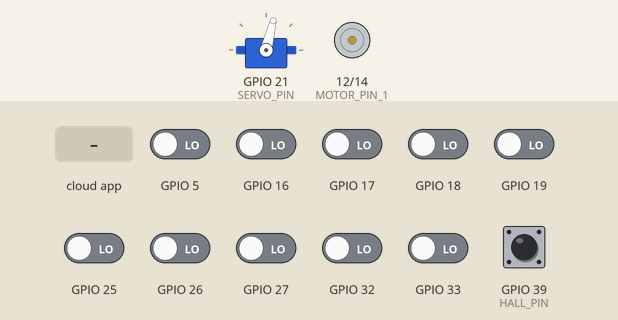
Simulated run of this sketch. Board: ESP32. On the bench: servo, motor-driver pin pairs drawn as motors (green arrow = first pin HIGH = forward, orange = second pin HIGH = backward, longer = more drive, scaled by the enable pin). Inputs (shaded band) come from the test bench; at power-on: GPIO 39 (HALL_PIN) HIGH, GPIO 5, GPIO 16–19, GPIO 25–27, GPIO 32, GPIO 33 LOW. WiFi joins after 1.5 s; servers stay silent unless stated; servo pulses on a pin are drawn as a servo (544–2400 µs = 0–180°); the Firebase database answers and starts empty; what the sketch prints to the serial monitor is not drawn.

Above: at 14.7 s.
14.8 s: the phone or cloud app sets Toggle to 1
At 16.5 s:
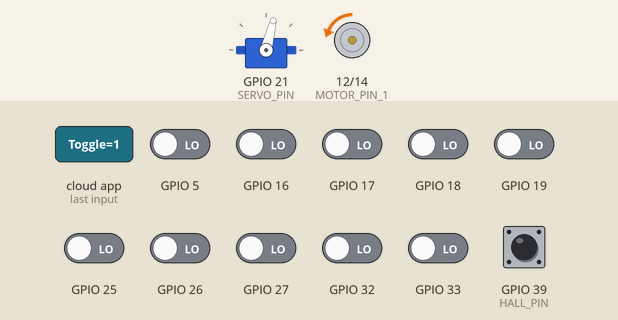
16.9 s: the phone or cloud app sets Toggle to 0
At 18.1 s:
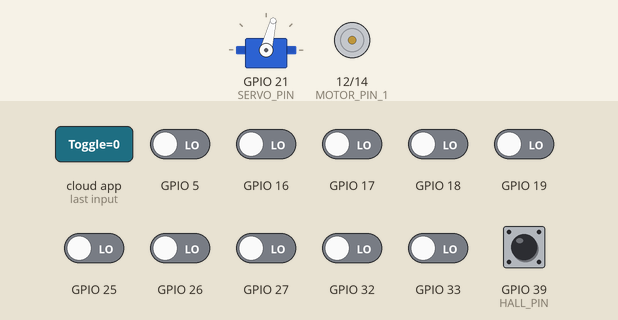
Timing chart, 0 to 19.9 s (numbered marks = the images above; inputs shaded):
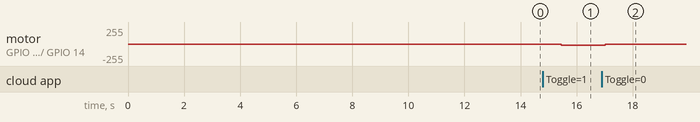

Measured:
- after the input at 14.8 s, motor on GPIO 12 (MOTOR_PIN_1) / GPIO 14 (MOTOR_PIN_2): stopped → backward 19/255 after 0.65 s
- after the input at 16.9 s, motor on GPIO 12 (MOTOR_PIN_1) / GPIO 14 (MOTOR_PIN_2): backward 19/255 → stopped after 0.13 s

The sketch:

driving.ino
```cpp
// Khai báo task
TaskHandle_t Task1;
TaskHandle_t Task2;
TaskHandle_t Task3;

// Semaphore để share data
SemaphoreHandle_t baton;

// WIFI LIBRARY
#include "FirebaseESP32.h"
#include <WiFi.h>
#include <QTRSensors.h>
#include <esp_now.h>
#include "esp_task_wdt.h"
#define FIREBASE_USE_PSRAM

// ID CAR
String id_car = "car_2";

QTRSensors qtr;
float kp=0, ki=0, kd=0;
float Setpoint=4000, Input, Output;
float kp_motor, ki_motor, kd_motor;
int pid_output=0;
int servo_wip;
int motor_speed;
int sum_err=0;
int error=0;
int count_err=0;
int previouserror=0;
int hall;
uint16_t position=0;

typedef struct struct_message
{
  byte traffic_state;
} struct_message;

struct_message myData;

float previous_error = 0, previous_I = 0;
float previous_error_motor = 0, previous_I_motor = 0, error_motor=0, pid_output_motor=0;
const uint8_t SensorCount = 10;
uint16_t sensorValues[SensorCount];

boolean motor_toggle = false;

long timeStop;

// HOST lấy từ Project Settings/Service Accounts/Firebase Admin SDK/databaseURL
#define FIREBASE_HOST "FIREBASEHOST"
// Auth lấy từ Project Settings/Service Accounts/Database Secrets/Secret
#define FIREBASE_AUTH "FIREBASEAUTH"

// WIFI_SSID: Tên WIFI
#define WIFI_SSID "WIFI_ID"
// WIFI_PASSWORD: Tên pass của WIFI
#define WIFI_PASSWORD "WIFI_PASSWORD"

// SERVO CONFIG
#define SERVO_CHANNEL_0 0
#define SERVO_TIMER_16_BIT 16
#define SERVO_BASE_FREQ 50
#define SERVO_PIN 21
// MOTOR CONFIG
#define MOTOR_CHANNEL_0 1
#define MOTOR_TIMER_13_BIT 16
#define MOTOR_BASE_FREQ 8000
#define MOTOR_PIN_ENB 13
#define MOTOR_PIN_1 12
#define MOTOR_PIN_2 14
#define HALL_PIN 39

FirebaseData db;
FirebaseJson json;
FirebaseJsonData result;
FirebaseJsonArray arr;
String jsonValues[6];

void SensorCalibrate()
{
  // configure the sensors
  qtr.setTypeRC();
  qtr.setSensorPins((const uint8_t[]){16, 17, 5, 18, 19, 32, 33, 25,  26, 27}, 10);
  qtr.setEmitterPin(4);
  pinMode(2, OUTPUT);
  digitalWrite(2, HIGH); // turn on Arduino's LED to indicate we are in calibration mode

  // 2.5 ms RC read timeout (default) * 10 reads per calibrate() call
  // = ~25 ms per calibrate() call.
  // Call calibrate() 400 times to make calibration take about 10 seconds.
  for (uint16_t i = 0; i < 400; i++)
  {
    qtr.calibrate();
  }
  digitalWrite(2, LOW); // turn off Arduino's LED to indicate we are through with calibration

  // print the calibration minimum values measured when emitters were on
  for (uint8_t i = 0; i < SensorCount; i++)
  {
    Serial.print(qtr.calibrationOn.minimum[i]);
    Serial.print(' ');
  }
  Serial.println();

  // print the calibration maximum values measured when emitters were on
  for (uint8_t i = 0; i < SensorCount; i++)
  {
    Serial.print(qtr.calibrationOn.maximum[i]);
    Serial.print(' ');
  }
  Serial.println();
  Serial.println();
  delay(1000);
}

void SetServoPos(float pos)
{
  uint32_t duty = (((pos / 180.0) * 2000) / 20000.0 * 65536.0) + 1634;
  // convert 0-180 degrees to 0-65536

  ledcWrite(SERVO_CHANNEL_0, duty);
  // set channel to pos
}

void ServoTesting()
{
  for (int x = 0; x < 128; x++)
  {
    SetServoPos(x);
    delay(10);
  }
  delay(500);
}

void windup(){
  sum_err+=error;
  count_err+=1;
  if (count_err>5) count_err=0;
}

void readFromDB(){
  if (Firebase.getFloat(db,"IDs/"+id_car+"/P_servo")){
    if (db.dataTypeEnum()== fb_esp_rtdb_data_type_float){
      kp=db.to<float>();
    }
  } else {
    Serial.println(db.errorReason());
  }
  if (Firebase.getFloat(db, "/IDs/" + id_car + "/D_servo"))
  {
    if (db.dataTypeEnum() == fb_esp_rtdb_data_type_float)
    {
      kd =db.to<float>();
    }
  }
  else
  {
    Serial.println(db.errorReason());
  }
  if (Firebase.getFloat(db, "/IDs/" + id_car + "/I_servo"))
  {
    if (db.dataTypeEnum() == fb_esp_rtdb_data_type_float)
    {
      ki = db.to<float>();
    }
  }
  else
  {
    Serial.println(db.errorReason());
  }
  if (Firebase.getFloat(db, "IDs/" + id_car + "/P_motor"))
  {
    if (db.dataTypeEnum() == fb_esp_rtdb_data_type_float)
    {
      kp_motor = db.to<float>();
    }
  }
  else
  {
    Serial.println(db.errorReason());
  }
  if (Firebase.getFloat(db, "/IDs/" + id_car + "/D_motor"))
  {
    if (db.dataTypeEnum() == fb_esp_rtdb_data_type_float)
    {
      kd_motor = db.to<float>();
    }
  }
  else
  {
    Serial.println(db.errorReason());
  }
  if (Firebase.getFloat(db, "/IDs/" + id_car + "/I_float"))
  {
    if (db.dataTypeEnum() == fb_esp_rtdb_data_type_float)
    {
      ki_motor = db.to<float>();
    }
  }
  else
  {
    Serial.println(db.errorReason());
  }
  if (Firebase.getInt(db, "/IDs/" + id_car + "/Motor"))
  {
    if (db.dataTypeEnum() == fb_esp_rtdb_data_type_integer)
    {
      motor_speed = db.to<int>();
    }
  }
  else
  {
    Serial.println(db.errorReason());
  }
  if (Firebase.getInt(db, "/IDs/" + id_car + "/Servo"))
  {
    if (db.dataTypeEnum() == fb_esp_rtdb_data_type_integer)
    {
      servo_wip = db.to<int>();
    }
  }
  else
  {
    Serial.println(db.errorReason());
  }
  if (Firebase.getBool(db, "/IDs/" + id_car + "/Toggle"))
  {
    if (db.dataTypeEnum() == fb_esp_rtdb_data_type_boolean)
    {
      motor_toggle = db.to<bool>();
    }
  }
  else
  {
    Serial.println(db.errorReason());
  }
}


// core 0 for calling api
void WifiTask(void *pvParameters)
{
  for (;;)
  {
    long start = millis();
    xSemaphoreTake(baton, portMAX_DELAY);
    xSemaphoreGive(baton);
    readFromDB();
    // Firebase.setFloat(db, "IDs/" + id_car + "_graph/PID_output", random(300));
    Serial.println("TASKWIFI Speed: " + String(millis() - start));
    vTaskDelay(200);
  }
}

// core 0 for calling api
void HallTask(void *pvParameters)
{
  for (;;)
  {
    long start = millis();
    xSemaphoreTake(baton, portMAX_DELAY);
    xSemaphoreGive(baton);

    hall=digitalRead(HALL_PIN);

    if (hall==0){
      digitalWrite(MOTOR_PIN_1, 0);
      digitalWrite(MOTOR_PIN_2, 0);
      ledcWrite(MOTOR_CHANNEL_0, 0);
      delay(5000);
    }

    Serial.println("            Hall: "+String(hall));
    Serial.println("TASKWIFI Speed: " + String(millis() - start));
  }
}

// core 1 task1 for main function
void MainTask(void *pvParameters)
{
  for (;;)
  {
    long start = millis();

    xSemaphoreTake(baton, portMAX_DELAY);
    xSemaphoreGive(baton);

    int motor_speed_run = max(5000,motor_speed - (int) abs(pid_output_motor));

    // Drive motor
    if (motor_toggle == true)
    {
      digitalWrite(MOTOR_PIN_1, 0);
      digitalWrite(MOTOR_PIN_2, 1);
      ledcWrite(MOTOR_CHANNEL_0, motor_speed_run);
    }
    else
    {
      digitalWrite(MOTOR_PIN_1, 0);
      digitalWrite(MOTOR_PIN_2, 0);
      ledcWrite(MOTOR_CHANNEL_0, 0);
    }

    // Read Hall sensor
    int ki_int = (int) ki_motor;
    // RAW PID FUNCTION
    position = qtr.readLineBlack(sensorValues);
    error=servo_wip-position;
    pid_output = kp*error + kd*(error - previouserror);
    //Serial.println(position);
    // windup();
    previouserror = error;
    error_motor=75-(75-pid_output);
    pid_output_motor=kp_motor*error_motor + kd_motor*(error_motor-previous_error_motor);
    previous_error_motor=error_motor;

    SetServoPos(max(0, min(108, 75 - pid_output)));

    hall=digitalRead(HALL_PIN);

    // ServoTesting();

    // Chỉ uncomment nếu muốn đọc số liệu, nếu ko thì nên disable vì nó tốn thời gian excecute
    // Serial.println("P: "+String(kp)+" D: "+String(kd*10)+" I: "+String(ki));
    // Serial.println("P_motor: "+String(kp_motor)+" D_motor: "+String(kd_motor)+" I_motor: "+String(ki_motor));
    // Serial.println("Motor: "+String(motor_speed)+" Servo: "+String(servo_wip)+" Toggle: "+String(motor_toggle)+" Position: "+String(position));
    // Serial.println("TASK1 Speed: " + String(millis()-start));
    // Serial.println("Input: " + String(Input) + " Output: " + String(pid_output) +" Pos: "+String(position));
    // Serial.println("                    Hall read: "+String(hall));
    // Serial.println("TASK1 Speed: " + String(millis() - start));
  }
}

void setup()
{
  pinMode(MOTOR_PIN_1, OUTPUT);
  pinMode(MOTOR_PIN_2, OUTPUT);
  ledcSetup(MOTOR_CHANNEL_0, MOTOR_BASE_FREQ, MOTOR_TIMER_13_BIT);
  ledcAttachPin(MOTOR_PIN_ENB, MOTOR_CHANNEL_0);

  ledcSetup(SERVO_CHANNEL_0, SERVO_BASE_FREQ, SERVO_TIMER_16_BIT);
  ledcAttachPin(SERVO_PIN, SERVO_CHANNEL_0);

  // Set servo default
  SetServoPos(90);

  Serial.begin(115200);

  WiFi.begin(WIFI_SSID, WIFI_PASSWORD);
  Serial.print("Connecting to WiFi");

  // Kiểm tra kết nối WIFI
  while (WiFi.status() != WL_CONNECTED)
  {
    Serial.print(".");
    delay(300);
  }
  Serial.println();
  Serial.print("Connected with IP: ");
  Serial.println(WiFi.localIP());
  Serial.println();

  // Kết nối với Firebase
  Firebase.begin(FIREBASE_HOST, FIREBASE_AUTH);
  Firebase.reconnectWiFi(true);

  // Calibrate sensor for a while
  SensorCalibrate();

  // SEMAPHORE để share data
  baton = xSemaphoreCreateMutex();

  // Disable Watch dog timer debugger (vì nó sẽ reboot nếu mạng gặp trục trặc)
  disableCore0WDT();
  disableCore1WDT();
  disableLoopWDT();

  timeStop=millis();

  // TASK WIFI
  xTaskCreatePinnedToCore(
      WifiTask, /* Task function. */
      "Task1",  /* name of task. */
      10000,    /* Stack size of task */
      NULL,     /* parameter of the task */
      20,       /* priority of the task */
      &Task1,   /* Task handle to keep track of created task */
      0);       /* pin task to core 0 */
  delay(500);

  // TASK 1
  xTaskCreatePinnedToCore(
      MainTask,             /* Task function. */
      "Task2",              /* name of task. */
      10000,                /* Stack size of task */
      NULL,                 /* parameter of the task */
      configMAX_PRIORITIES, /* priority of the task */
      &Task2,               /* Task handle to keep track of created task */
      1);                   /* pin task to core 1 */
  delay(500);

  // TASK 3
  // xTaskCreatePinnedToCore(
  //     HallTask,             /* Task function. */
  //     "Task3",              /* name of task. */
  //     1000,                /* Stack size of task */
  //     NULL,                 /* parameter of the task */
  //     21, /* priority of the task */
  //     &Task3,               /* Task handle to keep track of created task */
  //     1);                   /* pin task to core 1 */
  // delay(500);
}

// DONT USE THIS
void loop()
{
  vTaskDelete(NULL);
  // NOTHING HERE
}
```
